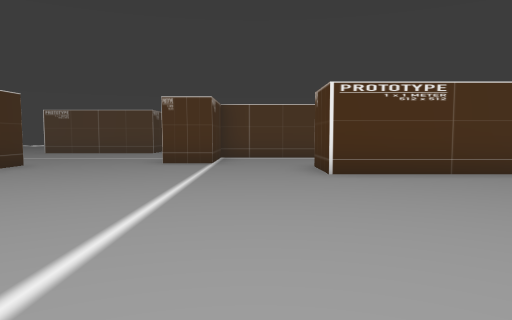
[1] (above)

24 first-person views from a walk through a 3-D level made in the Unity game engine. The camera is 1.3 m above the floor, tilts 4° down and sees 70° across. The floor is counted in squares, 2 m on a side. Each view is taken from the middle of a square. On the plan, view 1 faces up. The plan holds only what a view shows up to about 11 squares ahead; the rest is blank. The place goes on beyond the plan. The player character is not drawn. Some animated figures are not drawn.

[2]
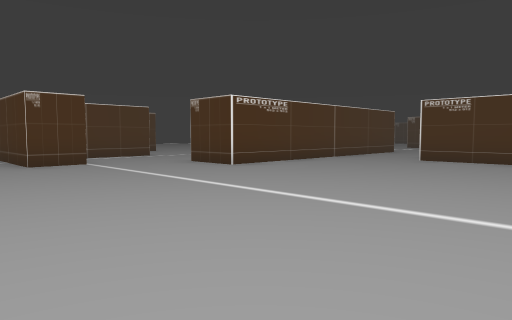

[3]
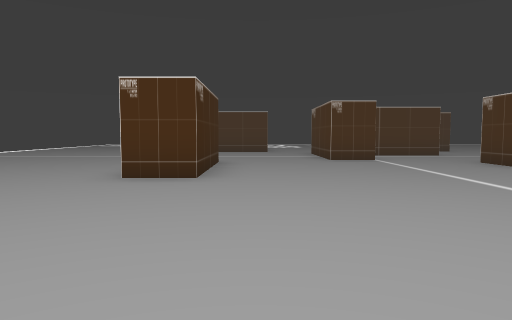

[4]
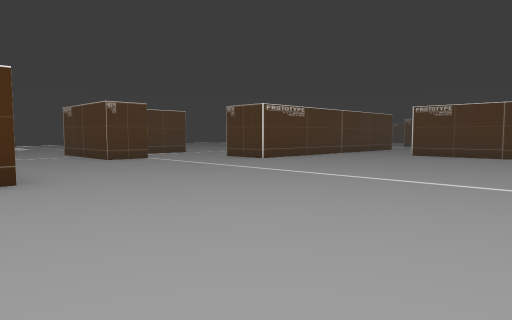

[5]
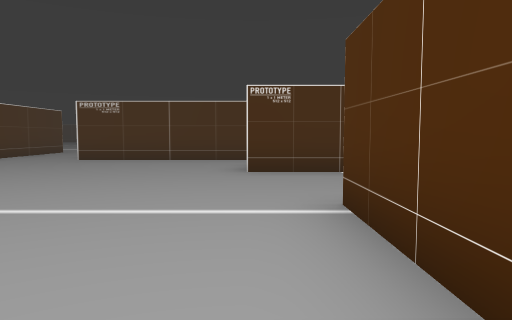

[6]
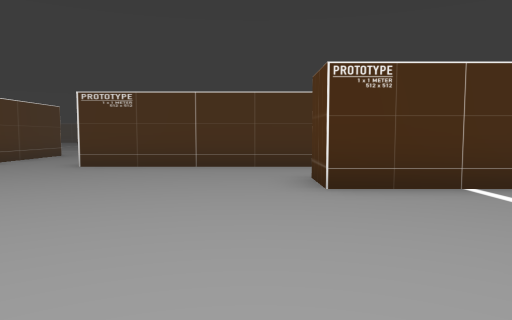

[7]
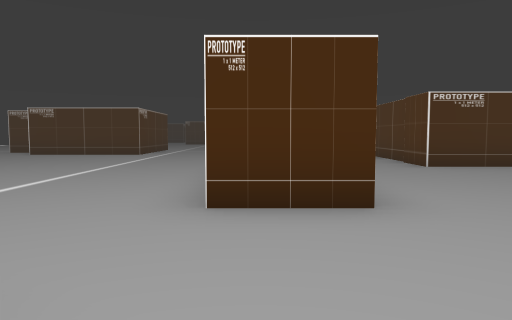

[8]
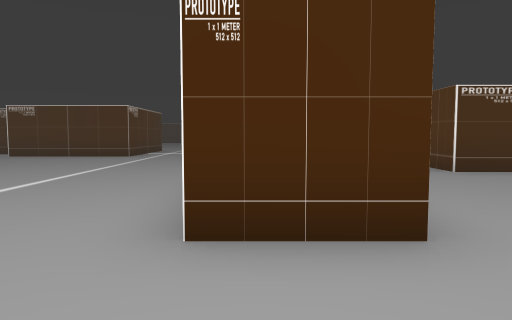

[9]
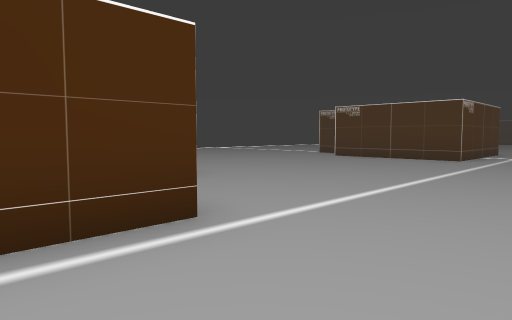

[10]
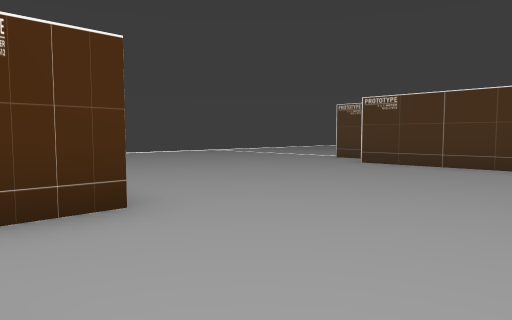

[11]
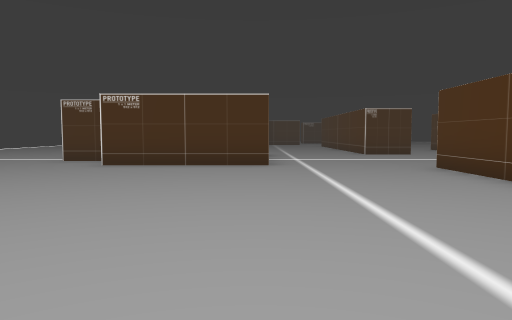

[12]
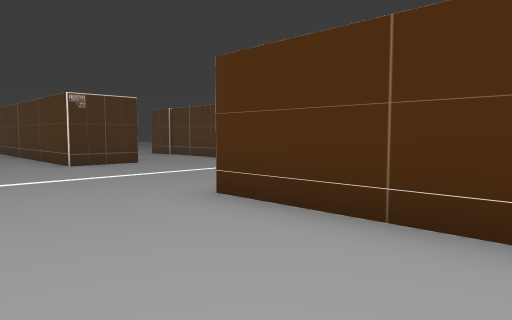

[13]
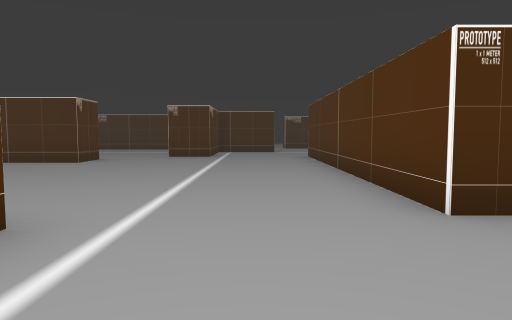

[14]
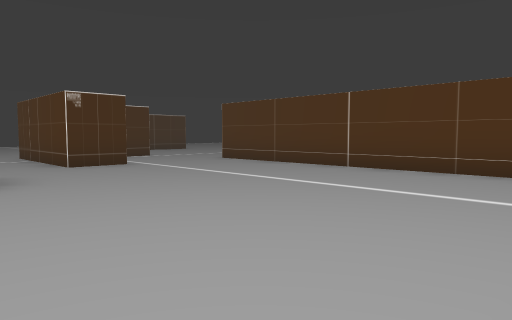

[15]
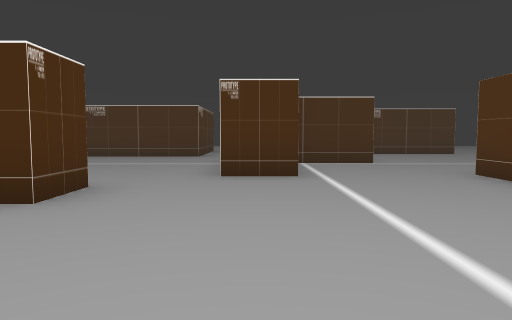

[16]
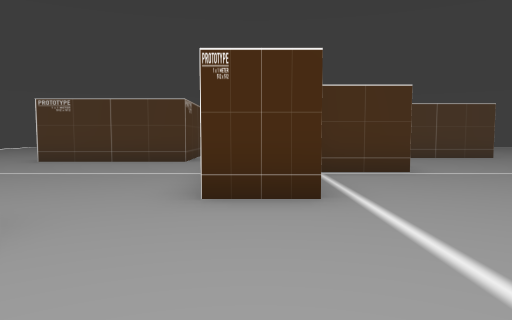

[17]
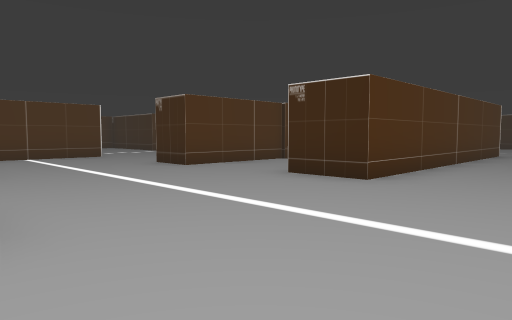

[18]
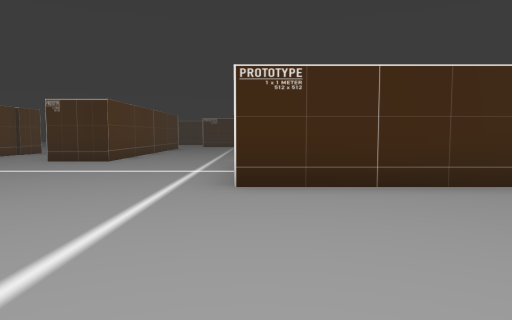

[19]
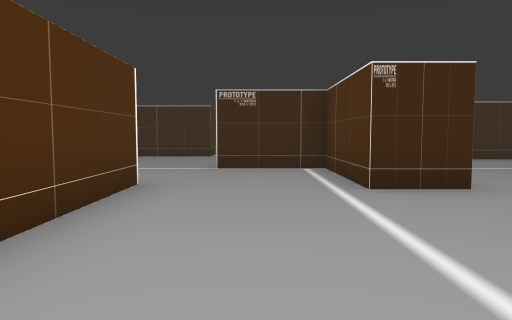

[20]
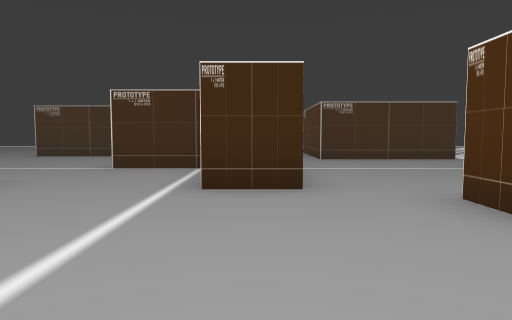

[21]
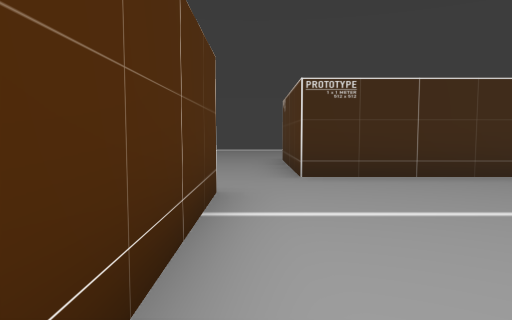

[22]
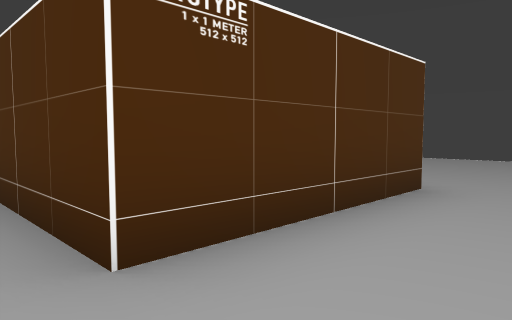

[23]
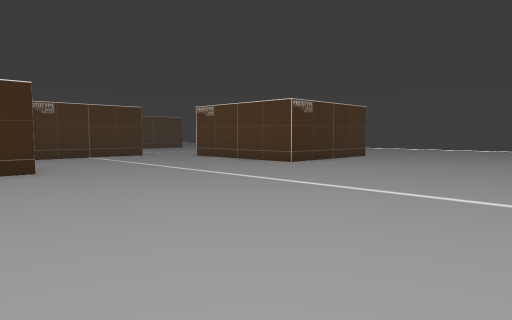

[24]
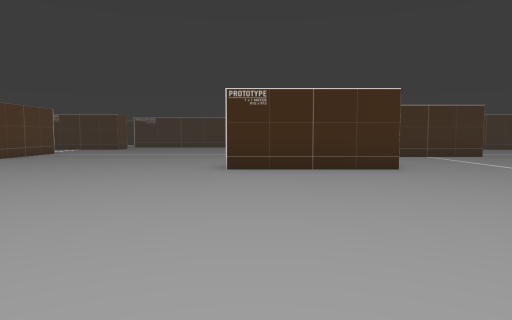

### Floor plan
Points are (right, up) in squares from view 1. A wall is a line through its corners. A room is listed if a view was taken in it or the views show most of it. See-through windows are left out.
Room 1 (views 1, 2, 6, 7, 8, 9)
walls: (2.3, -0.8) (3.5, -0.8); (-3, -1.8) (-0.6, -1.8); (-1, 8.2) (-2.1, 8.2) (-2.1, 9.4); (-4.9, 7.8) (-4.9, 4.4) (-6.1, 4.4); (5.4, 6) (1.2, 6) (1.2, 7.4); (5.3, -1.2) (5.3, 3.5)
ways out: opening at (-5, -1.3) to room 2; opening at (1, -1.3) to room 2; opening at (0.5, 8.5) to room 3; opening at (6, 4.5) to room 3; opening at (-3.3, 8); opening at (4.5, -1)
Room 2 (views 3, 4, 5)
walls: (2.3, -3.1) (2.3, -0.8)
ways out: opening at (-5, -1.3) to room 1; opening at (1, -1.3) to room 1
Room 3 (views 10, 11, 12, 13, 14, 15, 16, 17, 18, 19, 20, 21, 22, 23, 24)
walls: (24.9, -1.8) (26.4, -1.8); (24.3, 8.2) (24.3, 10.1); (14.1, 3.5) (15.1, 3.5); (28.1, 4.4) (28.1, 6.8); (13.9, 5.9) (13.9, 7.4) (22, 7.4); (21.7, 10.2) (21.7, 11.6) (25.4, 11.6) (25.4, 8.5); (29.2, 7.8) (29.2, 4.4); (20.6, 13.1) (19.4, 13.1) (19.4, 14.5); (9.5, -0.8) (12.1, -0.8); (13.5, 14.2) (13.5, 10.7) (9.7, 10.7) (9.7, 14.4); (30.5, 14.5) (30.5, 12.7) (26.7, 12.7) (26.7, 14.5); (5.3, 3.5) (9.6, 3.5) (9.6, 2.2); (1.2, 7.4) (9.2, 7.4) (9.2, 6) (5.4, 6); (3.5, 13.1) (2.2, 13.1); (-2.1, 11.6) (1.7, 11.6) (1.7, 10.3) (-1, 10.3) (-1, 8.2); (-3.6, 14.5) (-3.6, 12.7)
ways out: opening at (0.5, 8.5) to room 1; opening at (6, 4.5) to room 1; opening at (-2.5, 12.5)

Where each view was taken, in squares from view 1:
view 1: 0 up, 0 right, facing up
view 2: 0 up, 4 left, facing up-right
view 3: 1 down, 4 left, facing up
view 4: 1 down, 6 left, facing up-right
view 5: 1 down, 4 left, facing right
view 6: 0 up, 2 left, facing right
view 7: 7 up, 2 left, facing right
view 8: 7 up, 1 left, facing right
view 9: 8 up, 0 right, facing up-right
view 10: 10 up, 2 right, facing up-right
view 11: 11 up, 2 right, facing right
view 12: 10 up, 6 right, facing down-right
view 13: 9 up, 11 right, facing right
view 14: 14 up, 14 right, facing down-right
view 15: 11 up, 16 right, facing right
view 16: 11 up, 18 right, facing right
view 17: 10 up, 14 right, facing down-left
view 18: 11 up, 18 right, facing left
view 19: 9 up, 6 right, facing left
view 20: 11 up, 6 right, facing left
view 21: 12 up, 2 right, facing left
view 22: 11 up, 26 right, facing up-right
view 23: 6 up, 36 right, facing up-left
view 24: 5 up, 36 right, facing left
